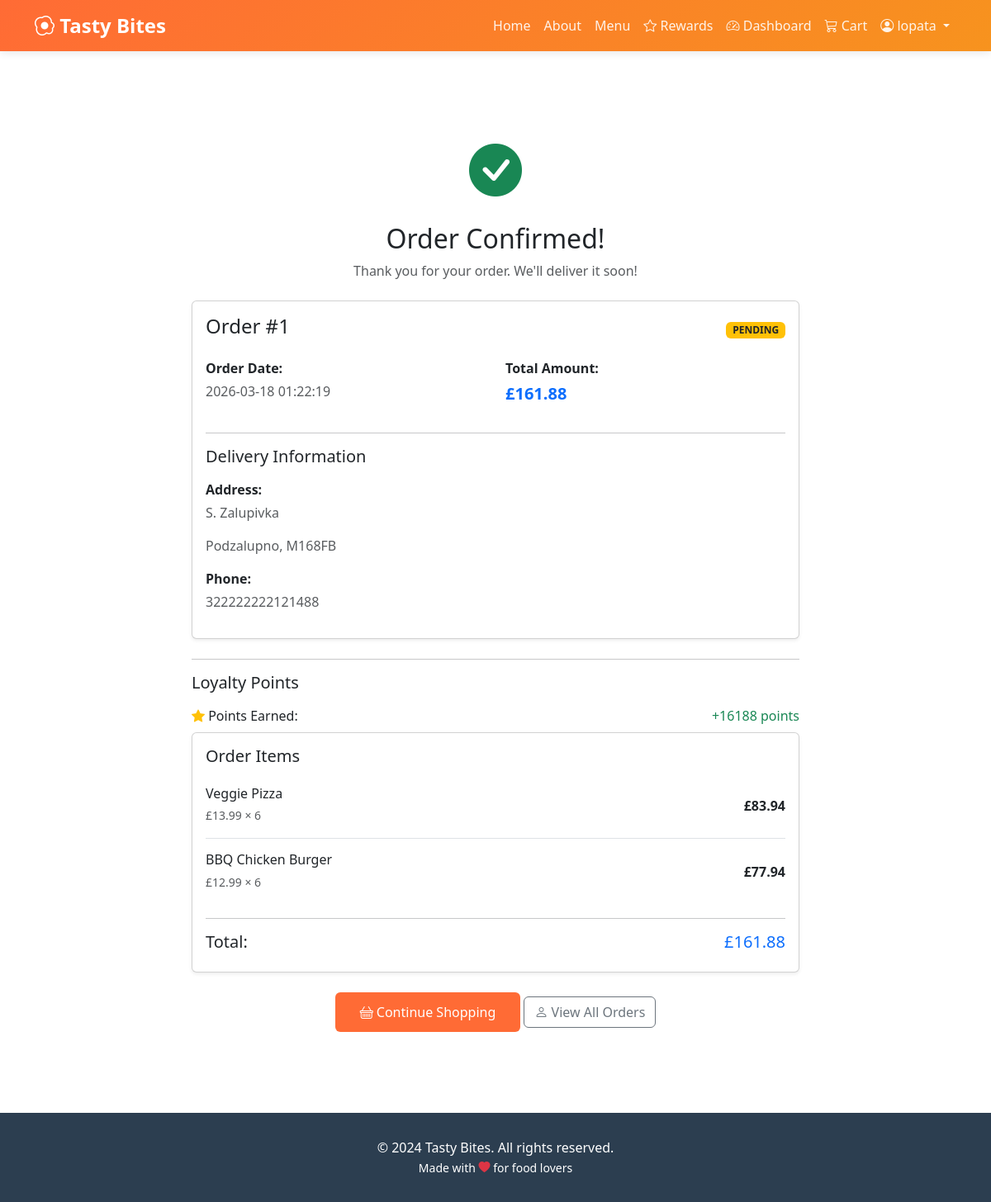
The page /order/1 (signed in) on the database its author committed.
### tables this page shows
CREATE TABLE orders (
            id INTEGER PRIMARY KEY AUTOINCREMENT,
            user_id INTEGER NOT NULL,
            total_amount REAL NOT NULL,
            points_redeemed INTEGER DEFAULT 0,
            points_earned INTEGER DEFAULT 0,
            discount_percent INTEGER DEFAULT 0,
            discount_amount REAL DEFAULT 0,
            final_amount REAL NOT NULL,
            voucher_id INTEGER,
            status TEXT DEFAULT 'pending',
            delivery_address TEXT,
            delivery_city TEXT,
            delivery_postal_code TEXT,
            phone TEXT,
            notes TEXT,
            created_at TIMESTAMP DEFAULT CURRENT_TIMESTAMP,
            FOREIGN KEY (user_id) REFERENCES users (id),
            FOREIGN KEY (voucher_id) REFERENCES vouchers (id)
        );

CREATE TABLE order_items (
            id INTEGER PRIMARY KEY AUTOINCREMENT,
            order_id INTEGER NOT NULL,
            product_id INTEGER NOT NULL,
            product_name TEXT NOT NULL,
            price REAL NOT NULL,
            quantity INTEGER NOT NULL,
            FOREIGN KEY (order_id) REFERENCES orders (id),
            FOREIGN KEY (product_id) REFERENCES products (id)
        );

### app.py (the view)
@app.route('/order/<int:order_id>')
@login_required
def order_detail(order_id):
    conn = get_db()
    cursor = conn.cursor()
    cursor.execute('''
        SELECT * FROM orders
        WHERE id = ? AND user_id = ?
    ''', (order_id, session['user_id']))
    order = cursor.fetchone()
    if not order:
        flash('Order not found!', 'danger')
        return redirect(url_for('account'))
    cursor.execute('''
        SELECT * FROM order_items
        WHERE order_id = ?
    ''', (order_id,))
    items = cursor.fetchall()
    conn.close()
    return render_template('order_detail.html', order=order, items=items)

### app.py (called while the page is built)
def get_db():
    conn = sqlite3.connect(DATABASE)
    conn.row_factory = sqlite3.Row
    return conn

def login_required(f):
    @wraps(f)
    def decorated_function(*args, **kwargs):
        if 'user_id' not in session:
            flash('Please log in to access this page.', 'warning')
            return redirect(url_for('login'))
        return f(*args, **kwargs)
    return decorated_function

### templates/order_detail.html (shortened to what this page needs)
{% extends "base.html" %}
{% block content %}
<div class="container my-5 py-5">
    <div class="row justify-content-center">
        <div class="col-lg-8">
            <div class="text-center mb-4">
                <i class="bi bi-check-circle-fill text-success" style="font-size: 4rem;"></i>
                <h2 class="mt-3">Order Confirmed!</h2>
                <p class="text-muted">Thank you for your order. We'll deliver it soon!</p>
            </div>
            <div class="card shadow-sm mb-4">
                <div class="card-body">
                    <div class="d-flex justify-content-between align-items-center mb-3">
                        <h4>Order #{{ order.id }}</h4>
                        <span class="badge bg-warning text-dark">{{ order.status|upper }}</span>
                    </div>
                    <div class="row mb-3">
                        <div class="col-md-6">
                            <p class="mb-1"><strong>Order Date:</strong></p>
                            <p class="text-muted">{{ order.created_at }}</p>
                        </div>
                        <div class="col-md-6">
                            <p class="mb-1"><strong>Total Amount:</strong></p>
                            <p class="text-primary fw-bold fs-5">£{{ "%.2f"|format(order.total_amount) }}</p>
                        </div>
                    </div>
                    <hr>
                    <h5 class="mb-3">Delivery Information</h5>
                    <p class="mb-1"><strong>Address:</strong></p>
                    <p class="text-muted">{{ order.delivery_address }}</p>
                    <p class="text-muted">{{ order.delivery_city }}, {{ order.delivery_postal_code }}</p>
                    <p class="mb-1"><strong>Phone:</strong></p>
                    <p class="text-muted">{{ order.phone }}</p>
                </div>
            </div>
            {% if order.points_redeemed > 0 or order.points_earned > 0 %}
            <hr>
            <h5 class="mb-3">Loyalty Points</h5>
            {% if order.points_earned > 0 %}
            <div class="d-flex justify-content-between mb-2">
                <span><i class="bi bi-star-fill text-warning"></i> Points Earned:</span>
                <span class="text-success">+{{ order.points_earned }} points</span>
            </div>
            {% endif %}
            {% endif %}
            <div class="card shadow-sm">
                <div class="card-body">
                    <h5 class="card-title mb-4">Order Items</h5>
                    {% for item in items %}
                    <div
                        class="d-flex justify-content-between align-items-center mb-3 pb-3 {% if not loop.last %}border-bottom{% endif %}">
                        <div>
                            <h6 class="mb-1">{{ item.product_name }}</h6>
                            <small class="text-muted">£{{ "%.2f"|format(item.price) }} × {{ item.quantity }}</small>
                        </div>
                        <span class="fw-bold">£{{ "%.2f"|format(item.price * item.quantity) }}</span>
                    </div>
                    {% endfor %}
                    <hr>
                    <div class="d-flex justify-content-between">
                        <h5>{% if order.discount_amount > 0 %}Final {% endif %}Total:</h5>
                        <h5 class="text-primary">£{{ "%.2f"|format(order.final_amount) }}</h5>
                    </div>
                </div>
            </div>
            <div class="text-center mt-4">
                <a href="{{ url_for('catalog') }}" class="btn btn-primary">
                    <i class="bi bi-basket"></i> Continue Shopping
                </a>
                <a href="{{ url_for('account') }}" class="btn btn-outline-secondary">
                    <i class="bi bi-person"></i> View All Orders
                </a>
            </div>
        </div>
    </div>
</div>
{% endblock %}

### templates/base.html (style rules this page uses)
:root { --primary-color: #ff6b35; --secondary-color: #f7931e; --dark-color: #2c3e50; --light-bg: #f8f9fa; }
body { font-family: 'Segoe UI', Tahoma, Geneva, Verdana, sans-serif; }
.btn-primary { background: var(--primary-color); border: none; padding: 12px 30px; transition: transform 0.3s, box-shadow 0.3s; }

### rows shown on the page
orders: id "1", status "PENDING", created_at "2026-03-18 01:22:19", total_amount "161.88", delivery_address "S. Zalupivka", delivery_city "Podzalupno", delivery_postal_code "M168FB", phone "322222222121488", points_earned "16188", final_amount "161.88"
order_items: product_name "Veggie Pizza", price "13.99", quantity "6", item.price*item.quantity "83.94"
order_items: product_name "BBQ Chicken Burger", price "12.99", quantity "6", item.price*item.quantity "77.94"

### other values the page prints
{{ session.get('username') }} "lopata"
